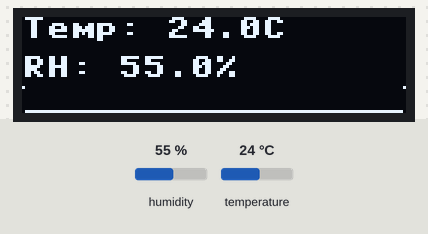
A program run on a simulated Raspberry Pi Pico running MicroPython. Shown: 128×32 one-colour display. Inputs (shaded band) come from the test bench; at power-on: humidity 55 %, temperature 24 °C. Library files of the repository ran but are not shown: ssd1306.py; what the program prints to the serial console is not drawn.

Above: at 1.2 s.
1.3 s: humidity set to 22 %
At 2.9 s:
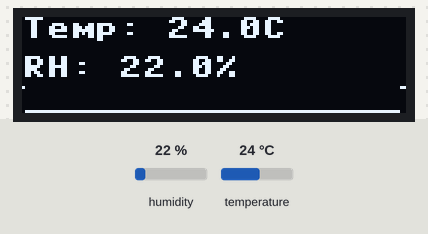
4.3 s: temperature set to 12 °C
At 5.8 s:
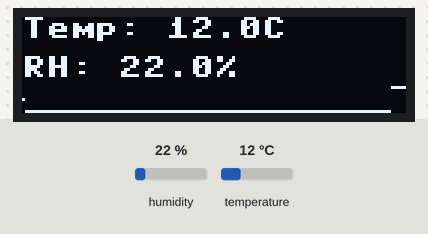
7.3 s: humidity set to 40 %
At 9.1 s:
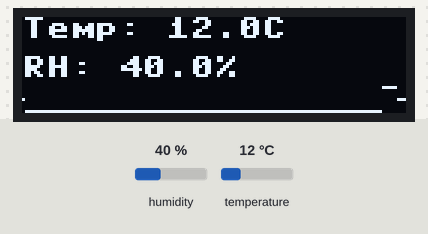
10.3 s: temperature set to 19 °C
At 10.9 s:
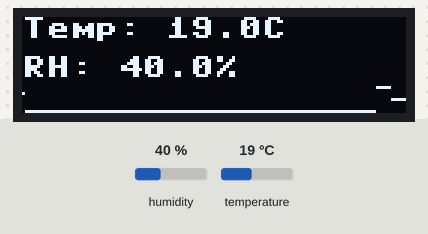
Timing chart, 0 to 13.3 s (numbered marks = the images above; inputs shaded):
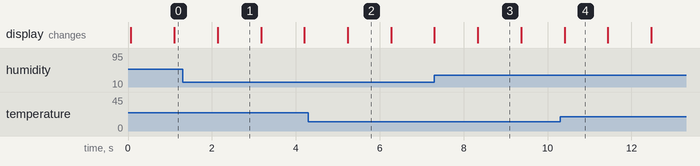

The program:

tempdisplay.py
```python
from machine import Pin, I2C
from ssd1306 import SSD1306_I2C
import framebuf,sys
import am2320
from temperaturebuffer import TemperatureBuffer
import utime

def main():
    width  = 128 # SSD1306 horizontal resolution
    height = 32   # SSD1306 vertical resolution

    i2c_dev = I2C(0,scl=Pin(1),sda=Pin(0),freq=200000)  # start I2C on I2C0 (GPIO 0/1)
    i2c_addr = [hex(ii) for ii in i2c_dev.scan()] # get I2C address in hex format

    sensor = am2320.AM2320(i2c_dev)

    oled = SSD1306_I2C(width, height, i2c_dev) # oled controller

    tempbuffer = TemperatureBuffer (width)

    text_x = 0 # start point for text in x-dir
    text_y = 0 # start point for text in y-dir
    text_y_space = 13 # space between text in y-dir

    max_temp = 30
    min_temp = 0

    graph_start_y = 22

    # This value used by temp_to_yoffset - put outside of function so only need to calculate once
    # Scale is temperature range divided by number pixels
    scale =  (height -1 - graph_start_y) / (max_temp - min_temp)

    while (1):
        sensor.measure()
        temperature = sensor.temperature()
        humidity = sensor.humidity()
        print("Temp: {}C RH {}%".format(temperature, humidity))
        # Check that the value is in a valid range (skip errornous readings)
        if (temperature > max_temp or humidity > 100) :
            print (" skipping erroroneous value")
            continue
        tempbuffer.addValue(temperature)

        oled.fill(0) # clear the OLED

        # Create text display
        text_1 = "Temp: {:.1f}C".format(sensor.temperature())
        text_2 = "RH: {:.1f}%".format(sensor.humidity())
        oled.text(text_1,text_x,text_y) # Show temperature
        oled.text(text_2,text_x,text_y+text_y_space) # Show Humidity

        # Create line graph across bottom of screen
        # Most recent value at right of screen (could reverse if preferred)
        x_pos = 0
        values = tempbuffer.getValues()
        for temp_value in values:
            # Convert temperature value into y position (high value = graph_start_y, low value = height of screen)
            y_pos = graph_start_y + int((max_temp - temp_value) * scale)
            # Draw a pixel for each value
            oled.pixel(x_pos, y_pos, 1)
            x_pos += 1

        oled.show() # output to OLED display

        utime.sleep(1)

if __name__ == "__main__":
    main()
```

am2320.py
```python
"""
MicroPython Aosong AM2320 I2C driver
https://github.com/mcauser/micropython-am2320

MIT License
Copyright (c) 2016 Mike Causer

Permission is hereby granted, free of charge, to any person obtaining a copy
of this software and associated documentation files (the "Software"), to deal
in the Software without restriction, including without limitation the rights
to use, copy, modify, merge, publish, distribute, sublicense, and/or sell
copies of the Software, and to permit persons to whom the Software is
furnished to do so, subject to the following conditions:

The above copyright notice and this permission notice shall be included in all
copies or substantial portions of the Software.

THE SOFTWARE IS PROVIDED "AS IS", WITHOUT WARRANTY OF ANY KIND, EXPRESS OR
IMPLIED, INCLUDING BUT NOT LIMITED TO THE WARRANTIES OF MERCHANTABILITY,
FITNESS FOR A PARTICULAR PURPOSE AND NONINFRINGEMENT. IN NO EVENT SHALL THE
AUTHORS OR COPYRIGHT HOLDERS BE LIABLE FOR ANY CLAIM, DAMAGES OR OTHER
LIABILITY, WHETHER IN AN ACTION OF CONTRACT, TORT OR OTHERWISE, ARISING FROM,
OUT OF OR IN CONNECTION WITH THE SOFTWARE OR THE USE OR OTHER DEALINGS IN THE
SOFTWARE.
"""

import ustruct
import time

class AM2320:
    def __init__(self, i2c=None, address=0x5c):
        self.i2c = i2c
        self.address = address
        self.buf = bytearray(8)
    def measure(self):
        buf = self.buf
        address = self.address
        # wake sensor
        try:
            self.i2c.writeto(address, b'')
        except OSError:
            pass
        # read 4 registers starting at offset 0x00
        self.i2c.writeto(address, b'\x03\x00\x04')
        # wait at least 1.5ms
        time.sleep_ms(2)
        # read data
        self.i2c.readfrom_mem_into(address, 0, buf)
        crc = ustruct.unpack('<H', bytearray(buf[-2:]))[0]
        if (crc != self.crc16(buf[:-2])):
            raise Exception("checksum error")
    def crc16(self, buf):
        crc = 0xFFFF
        for c in buf:
            crc ^= c
            for i in range(8):
                if crc & 0x01:
                    crc >>= 1
                    crc ^= 0xA001
                else:
                    crc >>= 1
        return crc
    def humidity(self):
        return (self.buf[2] << 8 | self.buf[3]) * 0.1
    def temperature(self):
        t = ((self.buf[4] & 0x7f) << 8 | self.buf[5]) * 0.1
        if self.buf[4] & 0x80:
            t = -t
        return t
```

temperaturebuffer.py
```python
# Ring buffer used to hold temperature values
class TemperatureBuffer:

    def __init__(self, capacity):
        self.capacity = capacity
        # Start with all values at 0
        self.buffer = [0] * capacity
        self.tail = -1

    def addValue(self, value):
        self.tail = (self.tail+1) % self.capacity
        self.buffer[self.tail] = value

    def getValues(self):
        if (self.tail == 0):
            return self.buffer

        return self.buffer[self.tail:]+self.buffer[0:self.tail]


        
```
